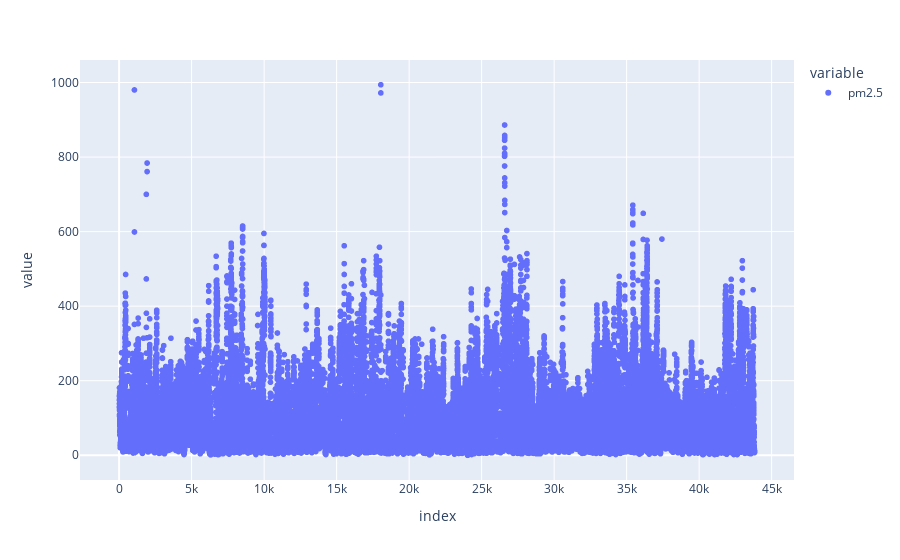

The code cell stored with this chart in its notebook:
### Markdown cell above
#### Checking for Integration
- When checking for integration, we can use two methods: visual diagnosis or the Augmented Dickey-Fuller test
    - For visual diagnosis, we simply plot the variable of interest, and check whether or not there is a discernible pattern in the time-series.
    - We can use the slope of the fitted OLS line to determine if the data is stationary (close to 0 indicated stationary)

### Code cell
import plotly.express as px

fig = px.scatter(data["pm2.5"], trendline='ols')
fig

### Figure 1 — Plotly figure (JSON) as saved in the notebook; plotly's stock layout.template omitted (floating-point values rounded to 4 significant figures; data arrays with more than 128 entries replaced by an {"elided": "..."} marker saying what was removed)
{"data": [{"hovertemplate": "variable=pm2.5<br>index=%{x}<br>value=%{y}<extra></extra>", "legendgroup": "pm2.5", "marker": {"color": "#636efa", "symbol": "circle"}, "mode": "markers", "name": "pm2.5", "showlegend": true, "type": "scattergl", "x": {"elided": "41757 int values"}, "xaxis": "x", "y": {"elided": "41757 int values"}, "yaxis": "y"}, {"hovertemplate": "<b>OLS trendline</b><br>value = -0.000128761 * index + 101.482<br>R<sup>2</sup>=0.000314<br><br>variable=pm2.5<br>index=%{x}<br>value=%{y} <b>(trend)</b><extra></extra>", "legendgroup": "pm2.5", "marker": {"color": "#636efa", "symbol": "circle"}, "mode": "lines", "name": "pm2.5", "showlegend": false, "type": "scattergl", "x": {"elided": "41757 int values"}, "xaxis": "x", "y": {"elided": "41757 float values"}, "yaxis": "y"}], "layout": {"legend": {"title": {"text": "variable"}, "tracegroupgap": 0}, "margin": {"t": 60}, "xaxis": {"anchor": "y", "domain": [0, 1], "title": {"text": "index"}}, "yaxis": {"anchor": "x", "domain": [0, 1], "title": {"text": "value"}}}}
